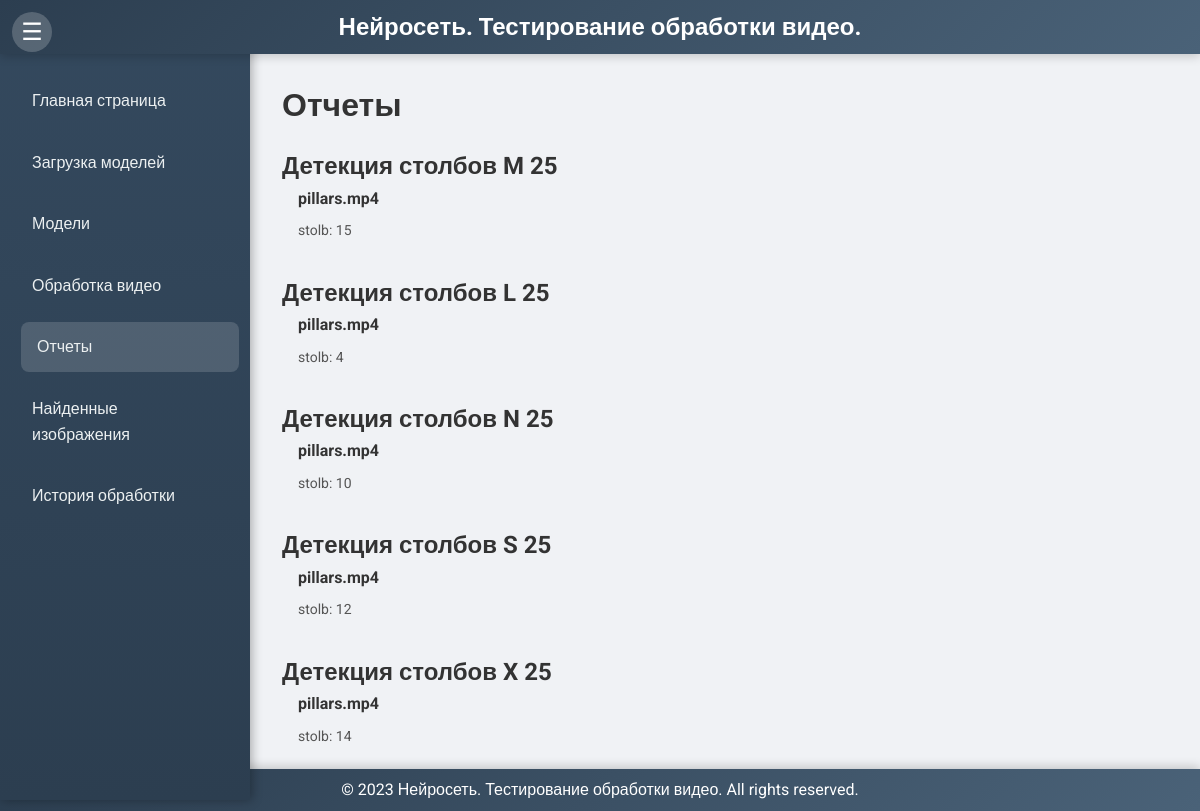
The page /reports on the database as committed earlier.
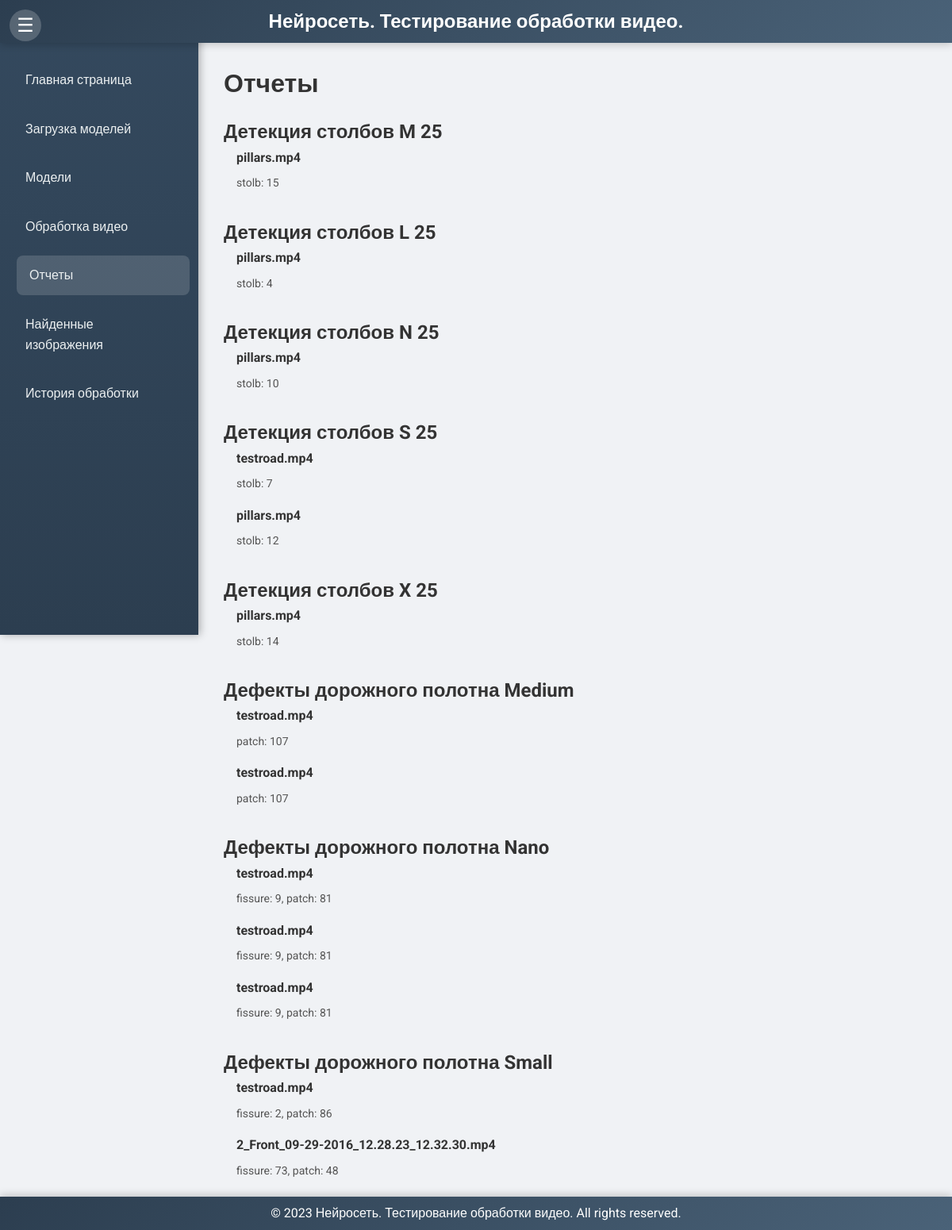
The same page on the database as committed later.
### models.py (models this page shows)
class UploadedFile(db.Model):
    id = db.Column(db.Integer, primary_key=True)
    model_name = db.Column(db.String(255), nullable=False)
    version = db.Column(db.String(10), nullable=False)
    task_type = db.Column(db.String(50), nullable=False)
    description = db.Column(db.Text, nullable=False)
    file_path = db.Column(db.String(255), nullable=False)
    original_filename = db.Column(db.String(255), nullable=False)
    filename_without_guid = db.Column(db.String(255), nullable=False)
    upload_datetime = db.Column(db.DateTime, default=datetime.utcnow)

class DetectedObject(db.Model):
    id = db.Column(db.Integer, primary_key=True)
    uploaded_file_id = db.Column(db.Integer, db.ForeignKey('uploaded_file.id'), nullable=False)
    detection_datetime = db.Column(db.DateTime, default=datetime.utcnow)
    image_name = db.Column(db.String(255), nullable=False)
    video_name = db.Column(db.String(255), nullable=False)
    folder = db.Column(db.String(255), nullable=False)
    class_name = db.Column(db.String(255), nullable=False)
    processing_number = db.Column(db.Integer, nullable=False)
    description = db.Column(db.Text, nullable=False)
    uploaded_file = db.relationship('UploadedFile', backref='detected_objects')

### app.py (the view)
@app.route('/reports', methods=['GET'])
def reports():
    summary_query = (db.session.query(
        UploadedFile.model_name,
        DetectedObject.video_name,
        DetectedObject.class_name,
        func.count(DetectedObject.class_name).label('class_count')
    )
    .join(DetectedObject, UploadedFile.id == DetectedObject.uploaded_file_id)
    .group_by(UploadedFile.model_name, DetectedObject.video_name, DetectedObject.class_name)
    .order_by(UploadedFile.model_name, DetectedObject.video_name)
    .all())
    summary_data = {}
    for model_name, video_name, class_name, class_count in summary_query:
        if model_name not in summary_data:
            summary_data[model_name] = {}
        if video_name not in summary_data[model_name]:
            summary_data[model_name][video_name] = []
        summary_data[model_name][video_name].append((class_name, class_count))
    return render_template('reports.html', current_page='reports', summary_data=summary_data)

### templates/reports.html (shortened to what this page needs)
{% extends 'base.html' %}
{% block content %}
    <h1>Отчеты</h1>
    <div class="summary-report">
        {% for model_name, videos in summary_data.items() %}
            <div class="model-group">
                <h2>{{ model_name }}</h2>
                {% for video_name, classes in videos.items() %}
                    <div class="video-group">
                        <h3>{{ video_name.split('_', 1)[1] if '_' in video_name else video_name }}</h3>
                        <p>
                            {% for class_name, count in classes %}
                                {{ class_name }}: {{ count }}{% if not loop.last %}, {% endif %}
                            {% endfor %}
                        </p>
                    </div>
                {% endfor %}
            </div>
        {% endfor %}
    </div>
{% endblock %}

Rows that differ between the two databases and show on the page:
added UploadedFile: model_name "Дефекты дорожного полотна Medium", video_name "testroad.mp4" "testroad.mp4"
added DetectedObject: class_name "patch", id "107"
added UploadedFile: model_name "Дефекты дорожного полотна Nano", video_name "testroad.mp4" "testroad.mp4" "testroad.mp4", classes "fissure" "patch" "fissure" "patch" "fissure" "patch", classes "9" "81" "9" "81" "9" "81"
added UploadedFile: model_name "Дефекты дорожного полотна Small", video_name "testroad.mp4" "2_Front_09-29-2016_12.28.23_12.32.30.mp4", classes "fissure" "patch" "fissure" "patch", classes "2" "86" "73" "48"
Other text that changed with them:
new list line: "testroad.mp4 stolb : 7"
